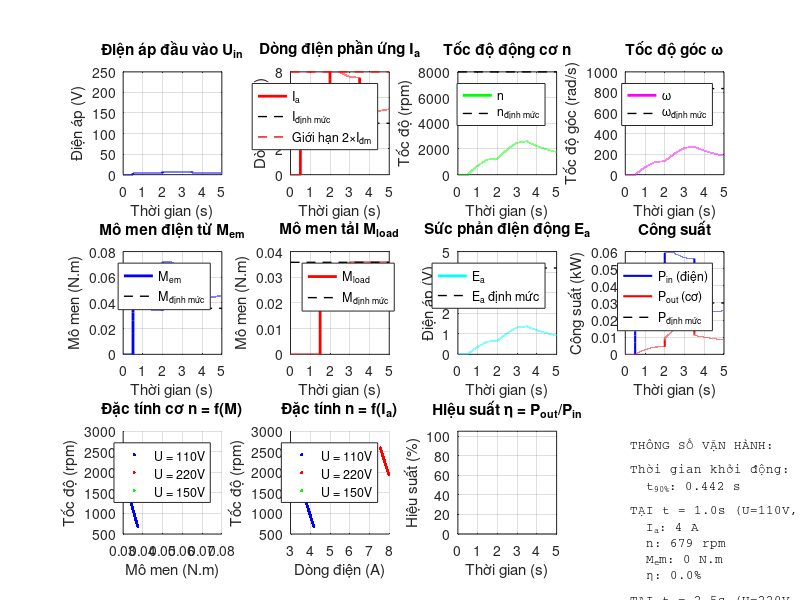

Write the MATLAB code that produced this figure.
%% MÔ PHỎNG KHÂU ĐỘNG CƠ
% Mô phỏng động cơ DC nâng hạ gầu Huina 1592
% Tác giả: Hệ thống điều khiển máy xúc Huina 1592
% Ngày: 10/2025

clc; clear all; close all;

%% ========== THÔNG SỐ ĐỘNG CƠ ==========
% Động cơ: 540/550 Brushed DC Motor (Huina 1592)

% Thông số định mức (RC Model - scaled down)
P_rated = 30;           % Công suất [W] (not 75kW!)
U_rated = 7.4;          % Điện áp [V] (7.4V Li-ion 2S)
I_rated = 4;            % Dòng điện [A]
n_no_load = 12000;      % Tốc độ không tải [rpm]
n_rated = 8000;         % Tốc độ có tải [rpm]
omega_rated = n_rated * 2 * pi / 60;  % Tốc độ góc [rad/s]
M_rated = P_rated / omega_rated;      % Mô men [N.m] ~ 0.035 N.m

% Thông số điện (RC Motor)
R_a = 0.8;              % Điện trở phần ứng [Ohm]
L_a = 0.0002;           % Độ tự cảm phần ứng [H] = 0.2 mH
R_f = 20;               % Điện trở kích từ (nếu có) [Ohm]

% Thông số cơ (RC Scale)
J_motor = 0.00005;      % Mô men đà động cơ [kg.m²] (rất nhỏ)
J_load = 0.0002;        % Mô men đà tải (gầu + vật xúc) [kg.m²]
J_total = J_motor + J_load;  % Mô men đà tổng [kg.m²]
B = 0.0001;             % Hệ số ma sát nhớt [N.m.s/rad] (nhỏ)

% Hằng số động cơ
E_a_rated = U_rated - I_rated * R_a;
K_e_prime = E_a_rated / omega_rated;  % Hằng số EMF [V/(rad/s)]
K_m_prime = M_rated / I_rated;        % Hằng số mô men [N.m/A]

% Hằng số thời gian
T_a = L_a / R_a;        % Hằng số thời gian điện [s]
T_m = (J_total * R_a) / (K_e_prime * K_m_prime);  % Hằng số thời gian cơ [s]

fprintf('========== THÔNG SỐ ĐỘNG CƠ ==========\n');
fprintf('Công suất: %.0f kW\n', P_rated/1000);
fprintf('Điện áp định mức: %.0f V\n', U_rated);
fprintf('Dòng định mức: %.0f A\n', I_rated);
fprintf('Tốc độ định mức: %.0f rpm (%.2f rad/s)\n', n_rated, omega_rated);
fprintf('Mô men định mức: %.1f N.m\n', M_rated);
fprintf('\nThông số điện:\n');
fprintf('  R_a: %.3f Ohm\n', R_a);
fprintf('  L_a: %.3f H\n', L_a);
fprintf('  T_a: %.3f s = %.1f ms\n', T_a, T_a*1000);
fprintf('\nThông số cơ:\n');
fprintf('  J_total: %.1f kg.m²\n', J_total);
fprintf('  B: %.2f N.m.s/rad\n', B);
fprintf('  T_m: %.3f s = %.1f ms\n', T_m, T_m*1000);
fprintf('\nHằng số động cơ:\n');
fprintf('  K_e: %.3f V/(rad/s)\n', K_e_prime);
fprintf('  K_m: %.3f N.m/A\n', K_m_prime);
fprintf('=======================================\n\n');

%% ========== THIẾT LẬP MÔ PHỎNG ==========

t_sim = 5.0;            % Thời gian mô phỏng [s]
dt = 0.0001;            % Bước thời gian [s]
t = 0:dt:t_sim;         % Vector thời gian

% Điện áp đầu vào (từ ESC - Electronic Speed Controller)
U_in = zeros(size(t));
U_in(t >= 0.0 & t < 0.5) = 0;
U_in(t >= 0.5 & t < 2.0) = 3.7;      % 50% điện áp (1S)
U_in(t >= 2.0 & t < 3.5) = 7.4;      % 100% điện áp (2S)
U_in(t >= 3.5) = 5.0;                % Giảm xuống

% Mô men tải (thay đổi)
M_load = zeros(size(t));
M_load(t >= 0.0 & t < 1.5) = 0;      % Không tải
M_load(t >= 1.5 & t < 3.0) = M_rated * 0.5;   % 50% tải
M_load(t >= 3.0) = M_rated;          % 100% tải

%% ========== MÔ PHỎNG ==========

% Khởi tạo biến
I_a = zeros(size(t));       % Dòng điện phần ứng
omega = zeros(size(t));     % Tốc độ góc
n = zeros(size(t));         % Tốc độ (rpm)
M_em = zeros(size(t));      % Mô men điện từ
E_a = zeros(size(t));       % Sức phản điện động
P_in = zeros(size(t));      % Công suất điện vào
P_out = zeros(size(t));     % Công suất cơ ra

% Điều kiện đầu
I_a_temp = 0;
omega_temp = 0;

fprintf('Đang mô phỏng động cơ...\n');

for i = 1:length(t)
    % Sức phản điện động
    E_a(i) = K_e_prime * omega_temp;
    
    % Phương trình vi phân dòng điện
    % L_a * dI_a/dt = U_in - R_a*I_a - E_a
    dI_a_dt = (U_in(i) - R_a * I_a_temp - E_a(i)) / L_a;
    I_a_temp = I_a_temp + dI_a_dt * dt;
    
    % Giới hạn dòng (bảo vệ quá dòng)
    if I_a_temp > 2 * I_rated
        I_a_temp = 2 * I_rated;
    end
    if I_a_temp < 0
        I_a_temp = 0;
    end
    I_a(i) = I_a_temp;
    
    % Mô men điện từ
    M_em(i) = K_m_prime * I_a(i);
    
    % Phương trình vi phân tốc độ
    % J * dω/dt = M_em - M_load - B*ω
    d_omega_dt = (M_em(i) - M_load(i) - B * omega_temp) / J_total;
    omega_temp = omega_temp + d_omega_dt * dt;
    
    % Giới hạn tốc độ (không âm)
    if omega_temp < 0
        omega_temp = 0;
    end
    omega(i) = omega_temp;
    n(i) = omega(i) * 60 / (2 * pi);
    
    % Công suất
    P_in(i) = U_in(i) * I_a(i);
    P_out(i) = M_em(i) * omega(i);
end

fprintf('Hoàn thành mô phỏng!\n\n');

% Tính hiệu suất
eta = zeros(size(t));
idx_valid = P_in > 100;  % Chỉ tính khi P_in đủ lớn
eta(idx_valid) = P_out(idx_valid) ./ P_in(idx_valid) * 100;

%% ========== VẼ ĐỒ THỊ ==========

figure('Name', 'Mô phỏng động cơ', 'Position', [100, 100, 1400, 1000]);

% Subplot 1: Điện áp đầu vào
subplot(3, 4, 1);
plot(t, U_in, 'b-', 'LineWidth', 2);
grid on;
xlabel('Thời gian (s)');
ylabel('Điện áp (V)');
title('Điện áp đầu vào U_{in}');
ylim([0 250]);

% Subplot 2: Dòng điện phần ứng
subplot(3, 4, 2);
plot(t, I_a, 'r-', 'LineWidth', 2);
hold on;
plot([0 t_sim], [I_rated I_rated], 'k--', 'LineWidth', 1);
plot([0 t_sim], [2*I_rated 2*I_rated], 'r--', 'LineWidth', 1);
grid on;
xlabel('Thời gian (s)');
ylabel('Dòng điện (A)');
title('Dòng điện phần ứng I_a');
legend('I_a', 'I_{định mức}', 'Giới hạn 2×I_{đm}', 'Location', 'Best');

% Subplot 3: Tốc độ (rpm)
subplot(3, 4, 3);
plot(t, n, 'g-', 'LineWidth', 2);
hold on;
plot([0 t_sim], [n_rated n_rated], 'k--', 'LineWidth', 1);
grid on;
xlabel('Thời gian (s)');
ylabel('Tốc độ (rpm)');
title('Tốc độ động cơ n');
legend('n', 'n_{định mức}', 'Location', 'Best');

% Subplot 4: Tốc độ góc (rad/s)
subplot(3, 4, 4);
plot(t, omega, 'm-', 'LineWidth', 2);
hold on;
plot([0 t_sim], [omega_rated omega_rated], 'k--', 'LineWidth', 1);
grid on;
xlabel('Thời gian (s)');
ylabel('Tốc độ góc (rad/s)');
title('Tốc độ góc ω');
legend('ω', 'ω_{định mức}', 'Location', 'Best');

% Subplot 5: Mô men điện từ
subplot(3, 4, 5);
plot(t, M_em, 'b-', 'LineWidth', 2);
hold on;
plot([0 t_sim], [M_rated M_rated], 'k--', 'LineWidth', 1);
grid on;
xlabel('Thời gian (s)');
ylabel('Mô men (N.m)');
title('Mô men điện từ M_{em}');
legend('M_{em}', 'M_{định mức}', 'Location', 'Best');

% Subplot 6: Mô men tải
subplot(3, 4, 6);
plot(t, M_load, 'r-', 'LineWidth', 2);
hold on;
plot([0 t_sim], [M_rated M_rated], 'k--', 'LineWidth', 1);
grid on;
xlabel('Thời gian (s)');
ylabel('Mô men (N.m)');
title('Mô men tải M_{load}');
legend('M_{load}', 'M_{định mức}', 'Location', 'Northwest');

% Subplot 7: Sức phản điện động
subplot(3, 4, 7);
plot(t, E_a, 'c-', 'LineWidth', 2);
hold on;
plot([0 t_sim], [E_a_rated E_a_rated], 'k--', 'LineWidth', 1);
grid on;
xlabel('Thời gian (s)');
ylabel('Điện áp (V)');
title('Sức phản điện động E_a');
legend('E_a', 'E_a định mức', 'Location', 'Best');

% Subplot 8: Công suất
subplot(3, 4, 8);
plot(t, P_in/1000, 'b-', 'LineWidth', 1.5);
hold on;
plot(t, P_out/1000, 'r-', 'LineWidth', 1.5);
plot([0 t_sim], [P_rated/1000 P_rated/1000], 'k--', 'LineWidth', 1);
grid on;
xlabel('Thời gian (s)');
ylabel('Công suất (kW)');
title('Công suất');
legend('P_{in} (điện)', 'P_{out} (cơ)', 'P_{định mức}', 'Location', 'Best');

% Subplot 9: Đặc tính cơ n = f(M)
subplot(3, 4, 9);
idx_110V = find(t >= 1.0 & t < 2.0);
scatter(M_em(idx_110V), n(idx_110V), 5, 'b', 'filled');
hold on;
idx_220V = find(t >= 2.5 & t < 3.5);
scatter(M_em(idx_220V), n(idx_220V), 5, 'r', 'filled');
idx_150V = find(t >= 4.0);
scatter(M_em(idx_150V), n(idx_150V), 5, 'g', 'filled');
grid on;
xlabel('Mô men (N.m)');
ylabel('Tốc độ (rpm)');
title('Đặc tính cơ n = f(M)');
legend('U = 110V', 'U = 220V', 'U = 150V', 'Location', 'Northeast');

% Subplot 10: Đặc tính n = f(I_a)
subplot(3, 4, 10);
scatter(I_a(idx_110V), n(idx_110V), 5, 'b', 'filled');
hold on;
scatter(I_a(idx_220V), n(idx_220V), 5, 'r', 'filled');
scatter(I_a(idx_150V), n(idx_150V), 5, 'g', 'filled');
grid on;
xlabel('Dòng điện (A)');
ylabel('Tốc độ (rpm)');
title('Đặc tính n = f(I_a)');
legend('U = 110V', 'U = 220V', 'U = 150V', 'Location', 'Northeast');

% Subplot 11: Hiệu suất
subplot(3, 4, 11);
plot(t, eta, 'k-', 'LineWidth', 2);
grid on;
xlabel('Thời gian (s)');
ylabel('Hiệu suất (%)');
title('Hiệu suất η = P_{out}/P_{in}');
ylim([0 105]);

% Subplot 12: Bảng thông tin
subplot(3, 4, 12);
axis off;

% Tính toán một số chỉ số quan trọng
idx_1s = find(t >= 1.0, 1);
idx_2_5s = find(t >= 2.5, 1);
idx_3_5s = find(t >= 3.5, 1);

% Thời gian khởi động (đạt 90% tốc độ)
idx_startup = find(n >= 0.9 * max(n(t >= 0.5 & t < 1.0)), 1);
t_startup = t(idx_startup) - 0.5;

str_info = {
    'THÔNG SỐ VẬN HÀNH:'
    ' '
    'Thời gian khởi động:'
    sprintf('  t_{90%%}: %.3f s', t_startup)
    ' '
    'TẠI t = 1.0s (U=110V, 50%% tải):'
    sprintf('  I_a: %.0f A', I_a(idx_1s))
    sprintf('  n: %.0f rpm', n(idx_1s))
    sprintf('  M_em: %.0f N.m', M_em(idx_1s))
    sprintf('  η: %.1f%%', eta(idx_1s))
    ' '
    'TẠI t = 2.5s (U=220V, tải đầy):'
    sprintf('  I_a: %.0f A', I_a(idx_2_5s))
    sprintf('  n: %.0f rpm', n(idx_2_5s))
    sprintf('  M_em: %.0f N.m', M_em(idx_2_5s))
    sprintf('  η: %.1f%%', eta(idx_2_5s))
    ' '
    'TẠI t = 4.0s (U=150V, tải đầy):'
    sprintf('  I_a: %.0f A', I_a(idx_3_5s))
    sprintf('  n: %.0f rpm', n(idx_3_5s))
    sprintf('  M_em: %.0f N.m', M_em(idx_3_5s))
    sprintf('  η: %.1f%%', eta(idx_3_5s))
};
text(0.05, 0.95, str_info, 'VerticalAlignment', 'top', 'FontSize', 9, 'FontName', 'Courier');

%% ========== PHÂN TÍCH ĐẶC TÍNH CƠ ==========

% Tính đặc tính cơ lý thuyết
M_theory = 0:10:M_rated*1.2;

% Tốc độ không tải và độ dốc
for u_val = [110, 220, 150]
    n0 = u_val / (K_e_prime * 2*pi/60);  % Tốc độ không tải
    delta_n = R_a / (K_e_prime * K_m_prime * 2*pi/60);  % Độ dốc
    n_theory = n0 - delta_n * M_theory;
    
    % (Chỉ hiển thị, không vẽ lại)
end

%% ========== PHÂN TÍCH KẾT QUẢ ==========

fprintf('========== KẾT QUẢ MÔ PHỎNG ==========\n\n');

fprintf('THỜI GIAN QUÁ ĐỘ:\n');
fprintf('  Thời gian khởi động (90%% tốc độ): %.3f s\n', t_startup);
fprintf('  Thời gian xác lập (99%%): %.3f s\n', 5*T_m);

fprintf('\nĐIỂM LÀM VIỆC t = 1.0s (U = 110V, M_load = 0):\n');
idx = idx_1s;
fprintf('  Dòng điện: %.1f A (%.0f%% I_đm)\n', I_a(idx), I_a(idx)/I_rated*100);
fprintf('  Tốc độ: %.0f rpm (%.0f%% n_đm)\n', n(idx), n(idx)/n_rated*100);
fprintf('  Mô men: %.0f N.m\n', M_em(idx));
fprintf('  Công suất: %.1f kW\n', P_out(idx)/1000);
fprintf('  Hiệu suất: %.1f%%\n', eta(idx));

fprintf('\nĐIỂM LÀM VIỆC t = 2.5s (U = 220V, M_load = M_rated):\n');
idx = idx_2_5s;
fprintf('  Dòng điện: %.1f A (%.0f%% I_đm)\n', I_a(idx), I_a(idx)/I_rated*100);
fprintf('  Tốc độ: %.0f rpm (%.0f%% n_đm)\n', n(idx), n(idx)/n_rated*100);
fprintf('  Mô men: %.0f N.m (%.0f%% M_đm)\n', M_em(idx), M_em(idx)/M_rated*100);
fprintf('  Công suất: %.1f kW\n', P_out(idx)/1000);
fprintf('  Hiệu suất: %.1f%%\n', eta(idx));

fprintf('\nĐỘ SỤT TỐC:\n');
idx_no_load_220 = find(t >= 2.0 & t < 2.1, 1);
idx_full_load_220 = find(t >= 4.5, 1);
delta_n_percent = (n(idx_no_load_220) - n(idx_full_load_220)) / n_rated * 100;
fprintf('  Từ không tải → tải đầy: %.1f%%\n', delta_n_percent);

fprintf('\nHIỆU SUẤT TỐI ĐA:\n');
fprintf('  η_max = %.1f%% (tại tải %.0f%%)\n', max(eta), ...
    M_em(eta == max(eta))/M_rated*100);

fprintf('\n======================================\n');

%% ========== LƯU KẾT QUẢ ==========

saveas(gcf, 'mo_phong_khau_dong_co.png');
fprintf('\nĐã lưu đồ thị vào file: mo_phong_khau_dong_co.png\n');

save('data_khau_dong_co.mat', 't', 'U_in', 'I_a', 'omega', 'n', 'M_em', 'M_load', ...
     'E_a', 'P_in', 'P_out', 'eta');
fprintf('Đã lưu dữ liệu vào file: data_khau_dong_co.mat\n');

fprintf('\n========== HOÀN THÀNH MÔ PHỎNG ==========\n');

